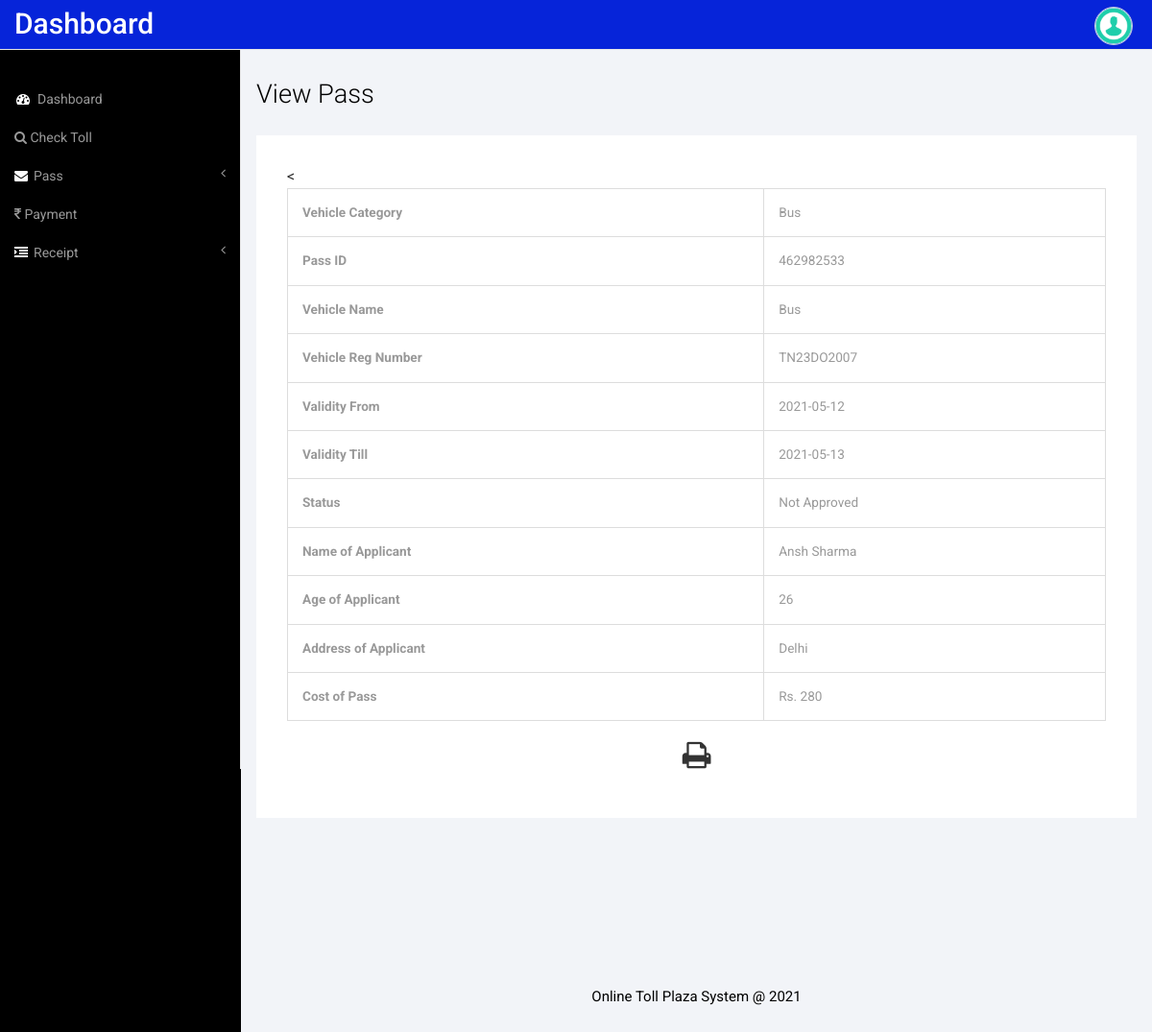
Screenshot of /user/view-pass1.php?viewid=462982533 (signed in) with the database file from the repository.
### tables this page shows
CREATE TABLE `pass` (
  `ID` int(10) NOT NULL,
  `UserId` varchar(120) NOT NULL,
  `VehicleCat` varchar(120) DEFAULT NULL,
  `VehicleName` varchar(120) DEFAULT NULL,
  `RegNumber` char(50) DEFAULT NULL,
  `passtype` varchar(30) NOT NULL,
  `Validityfrom` varchar(120) DEFAULT NULL,
  `ValidityTo` varchar(120) DEFAULT NULL,
  `AppName` varchar(120) DEFAULT NULL,
  `AppAge` int(20) NOT NULL,
  `AppAdd` mediumtext,
  `PassCost` varchar(50) DEFAULT NULL,
  `CreationDate` timestamp NOT NULL DEFAULT CURRENT_TIMESTAMP,
  `status` varchar(30) NOT NULL DEFAULT 'Not Approved',
  `EnterVehiclecity` varchar(30) NOT NULL
);

### user/view-pass1.php (the view, shortened to what this page needs)
<?php
include('includes/dbconnection.php');
  ?>
<!DOCTYPE HTML>
<html>
<head>
<link href="css/bootstrap.min.css" rel='stylesheet' type='text/css' />
<link href="css/style.css" rel='stylesheet' type='text/css' />
<link href="css/font-awesome.css" rel="stylesheet">
</head>
<body>
<div id="wrapper">
        <?php include_once('includes/sidebar.php');?>
        <?php include_once('includes/header.php');?>
        <div id="page-wrapper">
        <div class="col-md-12 graphs">
	   <div class="xs">
  	    <h3>View Pass</h3>
  	    <div class="well1 white" id="exampl">
  <?php
$vid=$_GET['viewid'];
$ret=mysqli_query($con,"select * from pass where ID='$vid'");
while ($row=mysqli_fetch_array($ret)) {
?>
          <fieldset>
             <table border="1" class="table table-bordered mg-b-0" width="100%">
              <tr>
    <th>Vehicle Category</th>
    <td><?php echo $row['VehicleCat'];?></td>
  </tr>
        <tr>
    <th>Pass ID</th>
    <td><?php echo $row['ID'];?></td>
  </tr>
  <tr>
    <th>Vehicle Name</th>
    <td><?php echo $row['VehicleName'];?></td>
  </tr>
    <tr>
    <th>Vehicle Reg Number</th>
    <td><?php echo $row['RegNumber'];?></td>
  </tr>
  <tr>
    <th>Validity From</th>
    <td><?php echo $row['Validityfrom'];?></td>
  </tr>
  <tr>
    <th>Validity Till</th>
    <td><?php echo $row['ValidityTo'];?></td>
  </tr>
  <tr>
    <th>Status</th>
    <td><?php echo $row['status'];?></td>
  </tr>
  <tr>
    <th>Name of Applicant</th>
    <td><?php echo $row['AppName'];?></td>
  </tr>
  <tr>
    <th>Age of Applicant</th>
    <td><?php echo $row['AppAge'];?></td>
  </tr>
  <tr>
    <th>Address of Applicant</th>
    <td><?php echo $row['AppAdd'];?></td>
  </tr>
  <tr>
    <th>Cost of Pass</th>
    <<td><?php echo  "Rs. {$row['PassCost']}" ;?></td>
  </tr>
         <?php } ?>
       </table>
            <div class="form-group">
           <p style="margin-top:1%"  align="center">
  <i class="fa fa-print fa-2x" style="cursor: pointer;"  OnClick="CallPrint(this.value)" ></i>
</p>
     </div>
          </fieldset>
      </div>
    </div>
    <?php include_once('includes/footer.php');?>
   </div>
      </div>
   </div>
<link href="css/custom.css" rel="stylesheet">
</body>
</html>

### user/css/style.css (style rules this page uses)
h4, h5, h6, h1, h2, h3 { margin-top: 0; }
p { margin: 0; }
html, body { font-family: 'Roboto', sans-serif; font-size: 100%; background:#000; overflow-x: hidden; }
.graphs { padding: 2em 1em; background: #f2f4f8; font-family: 'Roboto', sans-serif; }
.xs h3, .widget_head { color:#000; font-size:1.7em; font-weight:300; margin-bottom: 1em; }
.table > thead > tr > th, .table > tbody > tr > th, .table > tfoot > tr > th, .table > thead > tr > td, .table > tbody > tr > td, .table > tfoot > tr > td { border-top: none !important; }
.well1 { background:#fff; padding:2em; }
.table > thead > tr > th, .table > tbody > tr > th, .table > tfoot > tr > th, .table > thead > tr > td, .table > tbody > tr > td, .table > tfoot > tr > td { font-size: 0.85em; color: #999; }
.table td, .table>tbody>tr>td, .table>tbody>tr>th, .table>tfoot>tr>td, .table>tfoot>tr>th, .table>thead>tr>td, .table>thead>tr>th { padding:15px !important; }

### user/css/custom.css (style rules this page uses)
#wrapper { width: 100%; }
#page-wrapper { min-height: 568px; background-color: #fff; }
@media (min-width:768px) { #page-wrapper { position: inherit; margin: 0 0 0 250px; border-left: 1px solid #e7e7e7; } }

### rows the page displays
pass: VehicleCat "Bus", ID "462982533", VehicleName "Bus", RegNumber "TN23DO2007", Validityfrom "2021-05-12", ValidityTo "2021-05-13", status "Not Approved", AppName "Ansh Sharma", AppAge "26", AppAdd "Delhi", PassCost "280"
